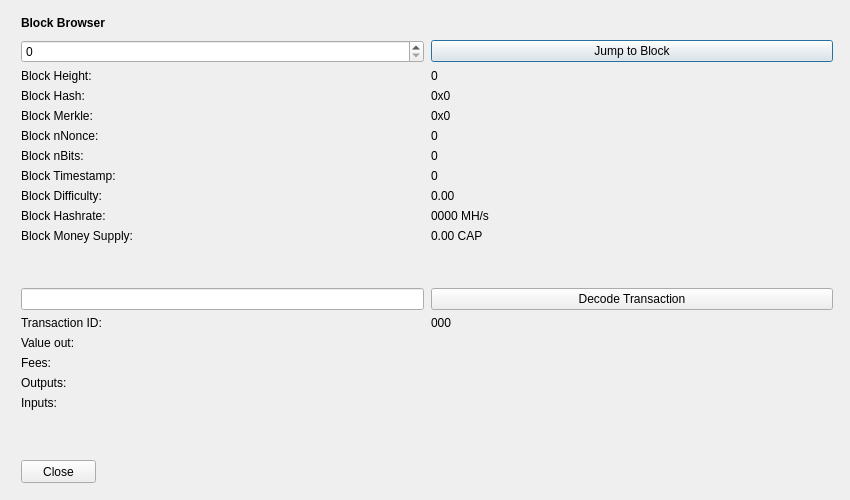
<?xml version="1.0" encoding="UTF-8"?>
<ui version="4.0">
 <class>BlockBrowser</class>
 <widget class="QDialog" name="BlockBrowser">
  <property name="windowModality">
   <enum>Qt::NonModal</enum>
  </property>
  <property name="enabled">
   <bool>true</bool>
  </property>
  <property name="geometry">
   <rect>
    <x>0</x>
    <y>0</y>
    <width>850</width>
    <height>500</height>
   </rect>
  </property>
  <property name="sizePolicy">
   <sizepolicy hsizetype="Preferred" vsizetype="Preferred">
    <horstretch>0</horstretch>
    <verstretch>0</verstretch>
   </sizepolicy>
  </property>
  <property name="minimumSize">
   <size>
    <width>0</width>
    <height>0</height>
   </size>
  </property>
  <property name="acceptDrops">
   <bool>false</bool>
  </property>
  <property name="windowTitle">
   <string>Block Browser</string>
  </property>
  <layout class="QGridLayout">
   <property name="sizeConstraint">
    <enum>QLayout::SetMaximumSize</enum>
   </property>
   <property name="leftMargin">
    <number>21</number>
   </property>
   <property name="topMargin">
    <number>10</number>
   </property>
   <property name="rightMargin">
    <number>10</number>
   </property>
   <item row="1" column="0">
    <widget class="QWidget" name="widget" native="true">
     <widget class="QWidget" name="layoutWidgetBE1">
      <property name="geometry">
       <rect>
        <x>0</x>
        <y>0</y>
        <width>822</width>
        <height>27</height>
       </rect>
      </property>
      <layout class="QHBoxLayout" name="horizontalLayoutBE">
       <property name="spacing">
        <number>7</number>
       </property>
       <item>
        <widget class="QLabel" name="labelBlockExplorer">
         <property name="sizePolicy">
          <sizepolicy hsizetype="Preferred" vsizetype="Maximum">
           <horstretch>0</horstretch>
           <verstretch>0</verstretch>
          </sizepolicy>
         </property>
         <property name="font">
          <font>
           <weight>75</weight>
           <bold>true</bold>
          </font>
         </property>
         <property name="styleSheet">
          <string notr="true">font-weight:bold;</string>
         </property>
         <property name="text">
          <string>Block Browser</string>
         </property>
        </widget>
       </item>
       <item>
        <spacer name="horizontalSpacerBE">
         <property name="orientation">
          <enum>Qt::Horizontal</enum>
         </property>
         <property name="sizeHint" stdset="0">
          <size>
           <width>40</width>
           <height>20</height>
          </size>
         </property>
        </spacer>
       </item>
      </layout>
     </widget>
     <widget class="QWidget" name="layoutWidgetBE2">
      <property name="geometry">
       <rect>
        <x>0</x>
        <y>30</y>
        <width>812</width>
        <height>410</height>
       </rect>
      </property>
      <layout class="QGridLayout" name="gridLayoutBE" rowstretch="0,0,0,0,0,0,0,0,0,0,0,0,0,0,0,0,0,0,0,0" columnstretch="0,0">
       <property name="sizeConstraint">
        <enum>QLayout::SetDefaultConstraint</enum>
       </property>
       <property name="horizontalSpacing">
        <number>7</number>
       </property>
       <item row="14" column="1">
        <widget class="QLabel" name="txID">
         <property name="text">
          <string>000</string>
         </property>
         <property name="textInteractionFlags">
          <set>Qt::LinksAccessibleByMouse|Qt::TextSelectableByMouse</set>
         </property>
        </widget>
       </item>
       <item row="8" column="1">
        <widget class="QLabel" name="timeBox">
         <property name="text">
          <string>0</string>
         </property>
         <property name="textInteractionFlags">
          <set>Qt::LinksAccessibleByMouse|Qt::TextSelectableByMouse</set>
         </property>
        </widget>
       </item>
       <item row="9" column="1">
        <widget class="QLabel" name="diffBox">
         <property name="text">
          <string>0.00</string>
         </property>
         <property name="textInteractionFlags">
          <set>Qt::LinksAccessibleByMouse|Qt::TextSelectableByMouse</set>
         </property>
        </widget>
       </item>
       <item row="10" column="0">
        <widget class="QLabel" name="hashRateLabel">
         <property name="text">
          <string>Block Hashrate:</string>
         </property>
        </widget>
       </item>
       <item row="9" column="0">
        <widget class="QLabel" name="diffLabel">
         <property name="text">
          <string>Block Difficulty:</string>
         </property>
        </widget>
       </item>
       <item row="17" column="1">
        <widget class="QLabel" name="outputBox">
         <property name="text">
          <string/>
         </property>
         <property name="alignment">
          <set>Qt::AlignLeading|Qt::AlignLeft|Qt::AlignTop</set>
         </property>
         <property name="textInteractionFlags">
          <set>Qt::LinksAccessibleByMouse|Qt::TextSelectableByMouse</set>
         </property>
        </widget>
       </item>
       <item row="3" column="1">
        <widget class="QLabel" name="heightLabelBE1">
         <property name="text">
          <string>0</string>
         </property>
         <property name="textInteractionFlags">
          <set>Qt::LinksAccessibleByMouse|Qt::TextSelectableByMouse</set>
         </property>
        </widget>
       </item>
       <item row="1" column="1">
        <widget class="QPushButton" name="blockButton">
         <property name="text">
          <string>Jump to Block</string>
         </property>
        </widget>
       </item>
       <item row="3" column="0">
        <widget class="QLabel" name="heightLabelBE2">
         <property name="text">
          <string>Block Height:</string>
         </property>
        </widget>
       </item>
       <item row="7" column="0">
        <widget class="QLabel" name="bitsLabel">
         <property name="text">
          <string>Block nBits:</string>
         </property>
        </widget>
       </item>
       <item row="6" column="1">
        <widget class="QLabel" name="nonceBox">
         <property name="text">
          <string>0</string>
         </property>
         <property name="textInteractionFlags">
          <set>Qt::LinksAccessibleByMouse|Qt::TextSelectableByMouse</set>
         </property>
        </widget>
       </item>
       <item row="6" column="0">
        <widget class="QLabel" name="nonceLabel">
         <property name="text">
          <string>Block nNonce:</string>
         </property>
        </widget>
       </item>
       <item row="5" column="1">
        <widget class="QLabel" name="merkleBox">
         <property name="minimumSize">
          <size>
           <width>187</width>
           <height>0</height>
          </size>
         </property>
         <property name="text">
          <string>0x0</string>
         </property>
         <property name="textInteractionFlags">
          <set>Qt::LinksAccessibleByMouse|Qt::TextSelectableByMouse</set>
         </property>
        </widget>
       </item>
       <item row="16" column="0">
        <widget class="QLabel" name="feesLabel">
         <property name="text">
          <string>Fees:</string>
         </property>
        </widget>
       </item>
       <item row="15" column="1">
        <widget class="QLabel" name="valueBox">
         <property name="text">
          <string/>
         </property>
         <property name="textInteractionFlags">
          <set>Qt::LinksAccessibleByMouse|Qt::TextSelectableByMouse</set>
         </property>
        </widget>
       </item>
       <item row="7" column="1">
        <widget class="QLabel" name="bitsBox">
         <property name="text">
          <string>0</string>
         </property>
         <property name="textInteractionFlags">
          <set>Qt::LinksAccessibleByMouse|Qt::TextSelectableByMouse</set>
         </property>
        </widget>
       </item>
       <item row="8" column="0">
        <widget class="QLabel" name="timeLabel">
         <property name="text">
          <string>Block Timestamp:</string>
         </property>
        </widget>
       </item>
       <item row="17" column="0">
        <widget class="QLabel" name="outputLabel">
         <property name="text">
          <string>Outputs:</string>
         </property>
         <property name="alignment">
          <set>Qt::AlignLeading|Qt::AlignLeft|Qt::AlignTop</set>
         </property>
        </widget>
       </item>
       <item row="1" column="0">
        <widget class="QSpinBox" name="heightBox">
         <property name="sizePolicy">
          <sizepolicy hsizetype="Preferred" vsizetype="Fixed">
           <horstretch>0</horstretch>
           <verstretch>0</verstretch>
          </sizepolicy>
         </property>
         <property name="maximum">
          <number>99999999</number>
         </property>
        </widget>
       </item>
       <item row="4" column="0">
        <widget class="QLabel" name="hashLabel">
         <property name="text">
          <string>Block Hash:</string>
         </property>
        </widget>
       </item>
       <item row="16" column="1">
        <widget class="QLabel" name="feesBox">
         <property name="text">
          <string/>
         </property>
         <property name="textInteractionFlags">
          <set>Qt::LinksAccessibleByMouse|Qt::TextSelectableByMouse</set>
         </property>
        </widget>
       </item>
       <item row="4" column="1">
        <widget class="QLabel" name="hashBox">
         <property name="enabled">
          <bool>true</bool>
         </property>
         <property name="sizePolicy">
          <sizepolicy hsizetype="Preferred" vsizetype="Preferred">
           <horstretch>0</horstretch>
           <verstretch>0</verstretch>
          </sizepolicy>
         </property>
         <property name="minimumSize">
          <size>
           <width>0</width>
           <height>0</height>
          </size>
         </property>
         <property name="text">
          <string>0x0</string>
         </property>
         <property name="textInteractionFlags">
          <set>Qt::LinksAccessibleByMouse|Qt::TextSelectableByMouse</set>
         </property>
        </widget>
       </item>
       <item row="14" column="0">
        <widget class="QLabel" name="txLabel">
         <property name="text">
          <string>Transaction ID:</string>
         </property>
        </widget>
       </item>
       <item row="15" column="0">
        <widget class="QLabel" name="valueLabel">
         <property name="text">
          <string>Value out:</string>
         </property>
        </widget>
       </item>
       <item row="13" column="0">
        <widget class="QLineEdit" name="txBox">
         <property name="sizePolicy">
          <sizepolicy hsizetype="Preferred" vsizetype="Fixed">
           <horstretch>0</horstretch>
           <verstretch>0</verstretch>
          </sizepolicy>
         </property>
         <property name="inputMask">
          <string comment="Transaction id" extracomment="Transaction id"/>
         </property>
         <property name="placeholderText">
          <string comment="Transaction ID" extracomment="Transaction ID"/>
         </property>
        </widget>
       </item>
       <item row="12" column="0">
        <spacer name="verticalSpacer_2">
         <property name="orientation">
          <enum>Qt::Vertical</enum>
         </property>
         <property name="sizeHint" stdset="0">
          <size>
           <width>20</width>
           <height>20</height>
          </size>
         </property>
        </spacer>
       </item>
       <item row="10" column="1">
        <widget class="QLabel" name="hashRateBox">
         <property name="text">
          <string>0000 MH/s</string>
         </property>
         <property name="textInteractionFlags">
          <set>Qt::LinksAccessibleByMouse|Qt::TextSelectableByMouse</set>
         </property>
        </widget>
       </item>
       <item row="19" column="0">
        <spacer name="verticalSpacer">
         <property name="orientation">
          <enum>Qt::Vertical</enum>
         </property>
         <property name="sizeHint" stdset="0">
          <size>
           <width>20</width>
           <height>40</height>
          </size>
         </property>
        </spacer>
       </item>
       <item row="13" column="1">
        <widget class="QPushButton" name="txButton">
         <property name="text">
          <string>Decode Transaction</string>
         </property>
        </widget>
       </item>
       <item row="18" column="0">
        <widget class="QLabel" name="inputLabel">
         <property name="text">
          <string>Inputs:</string>
         </property>
         <property name="alignment">
          <set>Qt::AlignLeading|Qt::AlignLeft|Qt::AlignTop</set>
         </property>
        </widget>
       </item>
       <item row="5" column="0">
        <widget class="QLabel" name="merkleLabel">
         <property name="text">
          <string>Block Merkle:</string>
         </property>
        </widget>
       </item>
       <item row="18" column="1">
        <widget class="QLabel" name="inputBox">
         <property name="text">
          <string/>
         </property>
         <property name="alignment">
          <set>Qt::AlignLeading|Qt::AlignLeft|Qt::AlignTop</set>
         </property>
         <property name="textInteractionFlags">
          <set>Qt::LinksAccessibleByMouse|Qt::TextSelectableByMouse</set>
         </property>
        </widget>
       </item>
       <item row="11" column="0">
        <widget class="QLabel" name="moneySupplyLabel">
         <property name="text">
          <string>Block Money Supply:</string>
         </property>
        </widget>
       </item>
       <item row="11" column="1">
        <widget class="QLabel" name="moneySupplyBox">
         <property name="text">
          <string>0.00 CAP</string>
         </property>
         <property name="textInteractionFlags">
          <set>Qt::LinksAccessibleByMouse|Qt::TextSelectableByMouse</set>
         </property>
        </widget>
       </item>
      </layout>
     </widget>
     <widget class="QPushButton" name="closeButton">
      <property name="geometry">
       <rect>
        <x>0</x>
        <y>450</y>
        <width>75</width>
        <height>23</height>
       </rect>
      </property>
      <property name="text">
       <string>Close</string>
      </property>
     </widget>
    </widget>
   </item>
  </layout>
 </widget>
 <resources/>
 <connections/>
</ui>
